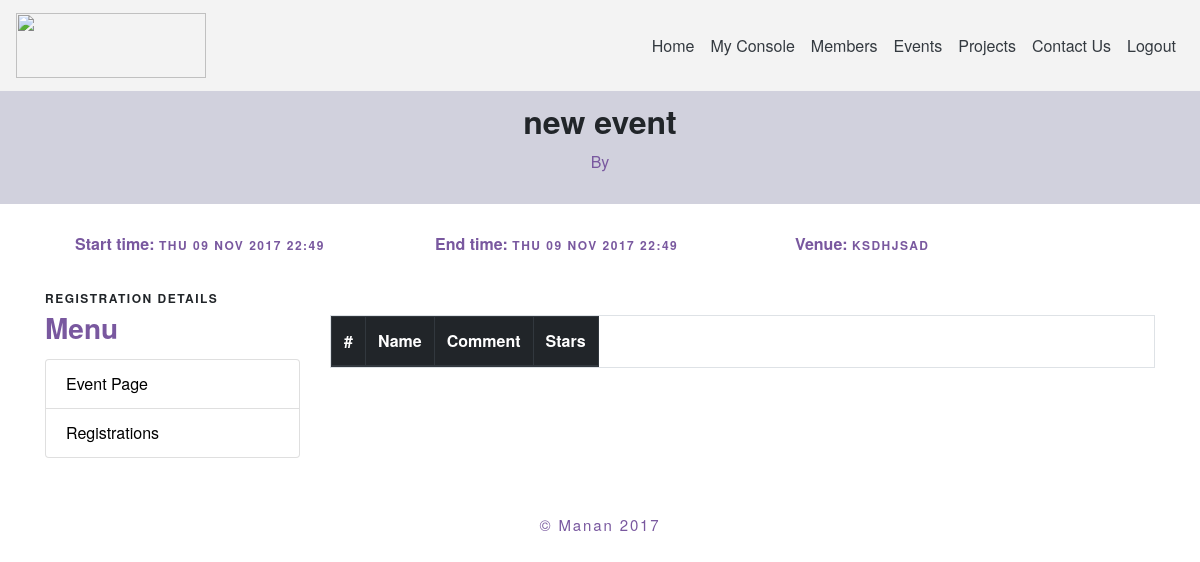
Page /event/1/feedbacks/ (signed in) on the earlier database version.
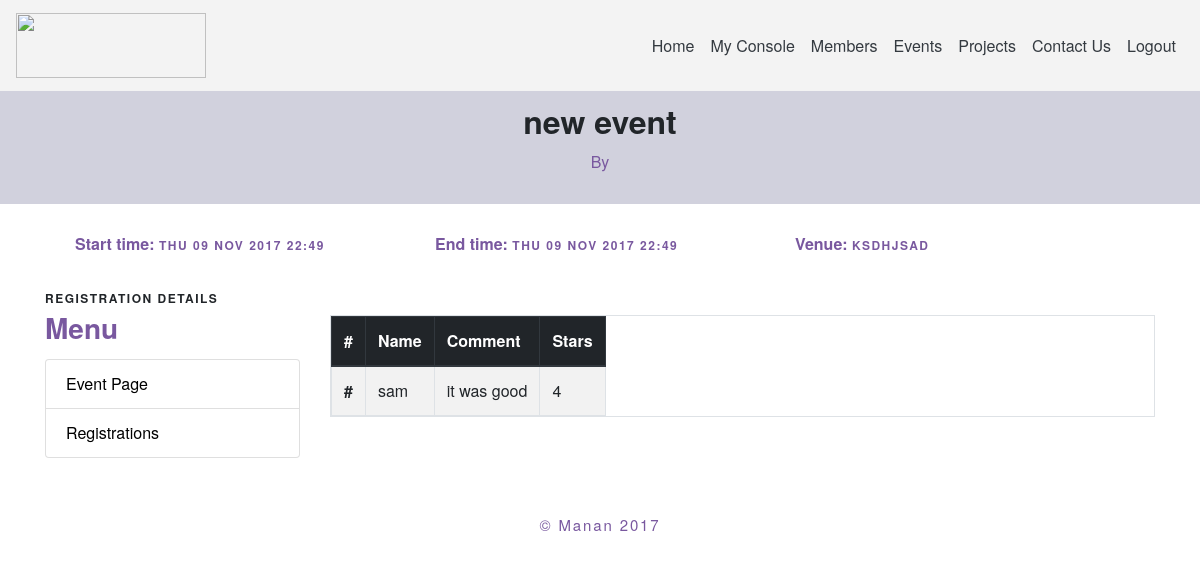
Same page on the later database version.
### main/models.py (models this page shows, shortened)
class feedback(models.Model):
    eventid = models.IntegerField()
    name = models.CharField(max_length=100,blank=True)
    comment = models.TextField()
    star = models.IntegerField(default=0)

### main/views.py (the view)
# urls.py: url(r'^event/(?P<pk>(\d+)+)/feedbacks/$',eventfeedbacksView,name="event-feedbacks"),
@login_required
def eventfeedbacksView(request,pk):
	if not request.user.is_superuser:
		return redirect('/profile/')
	event=get_object_or_404(Event,pk=pk)
	obj = feedback.objects.filter(eventid=pk)
	return render(request,'eventfeedbacks.html',{'obj':obj,'event':event})

### main/templates/eventfeedbacks.html (shortened to what this page needs)
{% extends "header.html" %}
{% block page_context %}
<div class="container-fluid" style="background-color: #d1d1dd">
	<div class="container">
		<h2 class="text-center" style="padding:10px;"><b>{{event.title}}</b><h6 class="text-center card-subtitle mb-2" style="color:#79589F;">By </h6></h2><br/>
	</div>
</div>
<div class="container">
	<div class="row" style="padding:30px;">
		<div class="col-lg-4 txxt-body">
			Start time: <span class="txxt-head">{{ event.start_date|date:"D d M Y" }} {{ event.start_time|time:"H:i" }}</span>
		</div>
		<div class="col-lg-4 txxt-body">
			End time: <span class="txxt-head">{{ event.end_date|date:"D d M Y" }} {{ event.end_time|time:"H:i" }}</span>
		</div>
		<div class="col-lg-2 txxt-body">
			Venue: <span class="txxt-head">{{event.venue}}</span>
		</div>
	</div>
</div>
<div class="container">
	<div class="row">
		<div class="col-lg-3">
			<p class="txxt-head">Registration Details</p>
			<h3 class="txxt-body">Menu</h3>
			<ul class="list-group">
				<li class="list-group-item"><a href="/event/detail/{{event.pk}}">Event Page</a></li>
				{% if user.is_superuser %}
				<li class="list-group-item"><a href="/event/{{event.pk}}/registrations/">Registrations</a></li>
				{% endif %}
			</ul>
		</div>
		<div class="col-lg-9"><br/>
			<table class="table table-bordered table-striped table-hover table-responsive">
				<thead class="thead-dark">
					<tr>
						<th scope="col">#</th>
						<th scope="col">Name</th>
						<th scope="col">Comment</th>
						<th scope="col">Stars</th>
					</tr>
				</thead>
				<tbody>
					{% for x in obj %}
					<tr>
						<th scope="row">#</th>
						<td>{{x.name}}</td>
						<td>{{x.comment}}</td>
						<td>{{x.star}}</td>
					</tr>
					{% endfor %}
				</tbody>
			</table>
		</div>
	</div>
</div>
<br/><br/>
{% endblock page_context %}

Differences in the rows shown:
added feedback: name "sam", comment "it was good", star "4"
